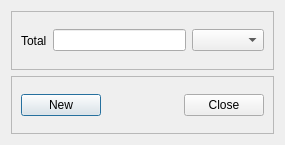
<?xml version="1.0" encoding="UTF-8"?>
<ui version="4.0">
 <class>MeasureDialog</class>
 <widget class="QDialog" name="MeasureDialog">
  <property name="geometry">
   <rect>
    <x>0</x>
    <y>0</y>
    <width>285</width>
    <height>145</height>
   </rect>
  </property>
  <property name="windowTitle">
   <string>Measure Distance</string>
  </property>
  <layout class="QVBoxLayout" name="verticalLayout">
   <item>
    <widget class="QFrame" name="frame">
     <property name="frameShape">
      <enum>QFrame::StyledPanel</enum>
     </property>
     <property name="frameShadow">
      <enum>QFrame::Raised</enum>
     </property>
     <layout class="QHBoxLayout" name="horizontalLayout">
      <item>
       <widget class="QLabel" name="textLabel2">
        <property name="text">
         <string>Total</string>
        </property>
       </widget>
      </item>
      <item>
       <widget class="QLineEdit" name="txtToal">
        <property name="font">
         <font>
          <weight>75</weight>
          <bold>true</bold>
         </font>
        </property>
        <property name="alignment">
         <set>Qt::AlignRight</set>
        </property>
        <property name="readOnly">
         <bool>true</bool>
        </property>
       </widget>
      </item>
      <item>
       <widget class="QComboBox" name="cmbMeasureType"/>
      </item>
     </layout>
    </widget>
   </item>
   <item>
    <widget class="QFrame" name="frame_2">
     <property name="frameShape">
      <enum>QFrame::StyledPanel</enum>
     </property>
     <property name="frameShadow">
      <enum>QFrame::Raised</enum>
     </property>
     <layout class="QHBoxLayout" name="horizontalLayout_2">
      <item>
       <widget class="QPushButton" name="btnNew">
        <property name="text">
         <string>New</string>
        </property>
       </widget>
      </item>
      <item>
       <spacer name="horizontalSpacer">
        <property name="orientation">
         <enum>Qt::Horizontal</enum>
        </property>
        <property name="sizeHint" stdset="0">
         <size>
          <width>40</width>
          <height>20</height>
         </size>
        </property>
       </spacer>
      </item>
      <item>
       <widget class="QPushButton" name="btnClose">
        <property name="text">
         <string>Close</string>
        </property>
       </widget>
      </item>
     </layout>
    </widget>
   </item>
  </layout>
 </widget>
 <resources/>
 <connections/>
</ui>
